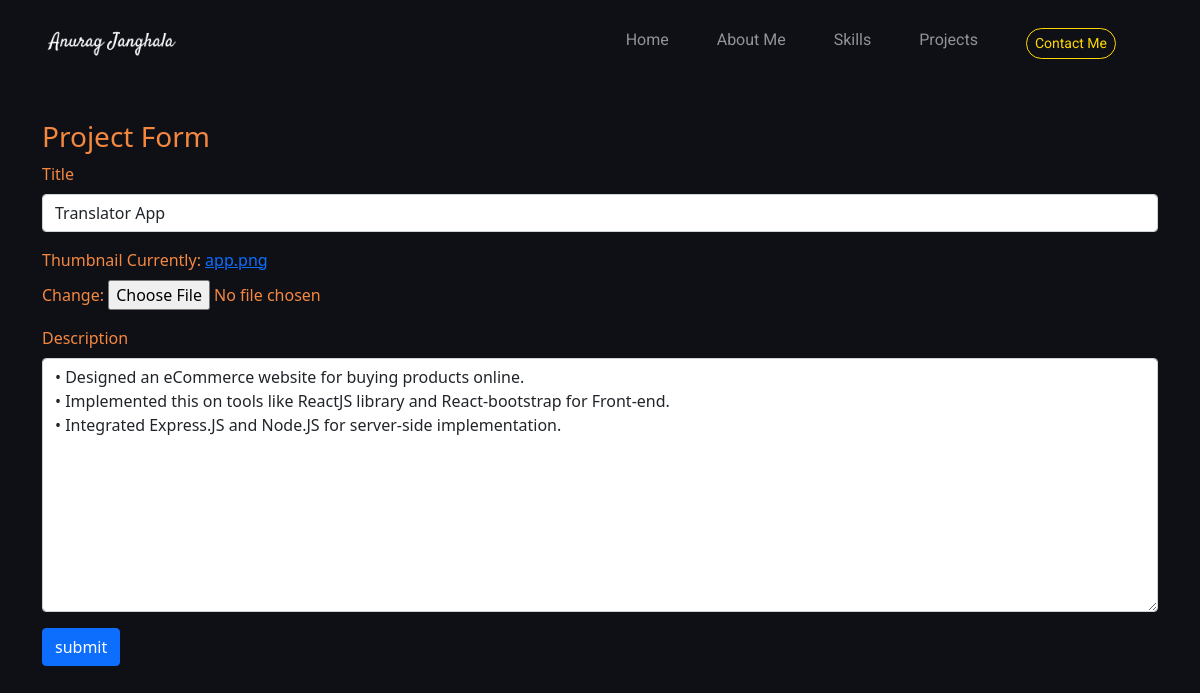
Page /edit-project/992f97de-89e2-498f-b243-b883ff39394d/ on the committed database.
### folio/models.py (models this page shows, shortened)
class Project(models.Model):
    title = models.CharField(max_length=200)
    thumbnail = models.ImageField(null=True)
    description = RichTextUploadingField()
    slug = models.SlugField(null=True, blank=True)
    created = models.DateTimeField(auto_now_add=True)
    id = models.UUIDField(default=uuid.uuid4, unique=True, primary_key=True, editable=False)

### folio/views.py (the view)
# urls.py: path('edit-project/<str:pk>/', views.editProject, name='edit-project'),
def editProject(request, pk):
    project = Project.objects.get(id=pk)
    form = ProjectForm(instance=project)
    if request.method == 'POST':
        form = ProjectForm(request.POST, request.FILES, instance=project)
        if form.is_valid():
            form.save()
            return redirect('landing-page')
    context= { 'form': form }
    return render(request, 'folio/project_form.html', context)

### folio/forms.py
class ProjectForm(ModelForm):
    class Meta:
        model = Project
        fields = ['title', 'thumbnail', 'description']
    def __init__(self, *args, **kwargs):
        super(ProjectForm, self).__init__(*args, **kwargs)
        self.fields['title'].widget.attrs.update(
            {'class': 'form-control'})
        self.fields['description'].widget.attrs.update(
            {'class': 'form-control'})

### folio/templates/folio/project_form.html (shortened to what this page needs)
{% extends 'base.html' %} {% load static %} {% block css_files %}
<link rel="stylesheet" href="{% static 'folio/style.css' %}" />
{% endblock %} {% block content %}
<div class="container" style="margin-top: 60px">
  <h3>Project Form</h3>
  <form method="POST" enctype="multipart/form-data">
    {% csrf_token %} {{form.media}} {% for field in form %}
    <div class="mb-3">
      <label for="exampleInputPassword1" class="form-label"
        >{{field.label}}</label
      >
      {{field}}
    </div>
    {% endfor %}
    <input class="btn btn-primary" type="submit" value="submit" />
  </form>
</div>
{% endblock %}

### static/global.css (style rules this page uses)
html { font-family: 'Roboto', sans-serif; }
body { margin: 0; padding: 0; box-sizing: border-box; background-color: #0f1016; }

### folio/templates/folio/project_form.html (style rules this page uses)
.mb-3, h3 { color: #f58840; }

### rows in the picture
Project: form "Translator App" "• Designed an eCommerce website for buying products online. • Implemented this on tools like ReactJS library and React-bootstrap for Front-end. • Integrated Express.JS and Node.JS for server-side implementation."

### other values in the picture
{{ field.label }} "Title" "Thumbnail" "Description"
